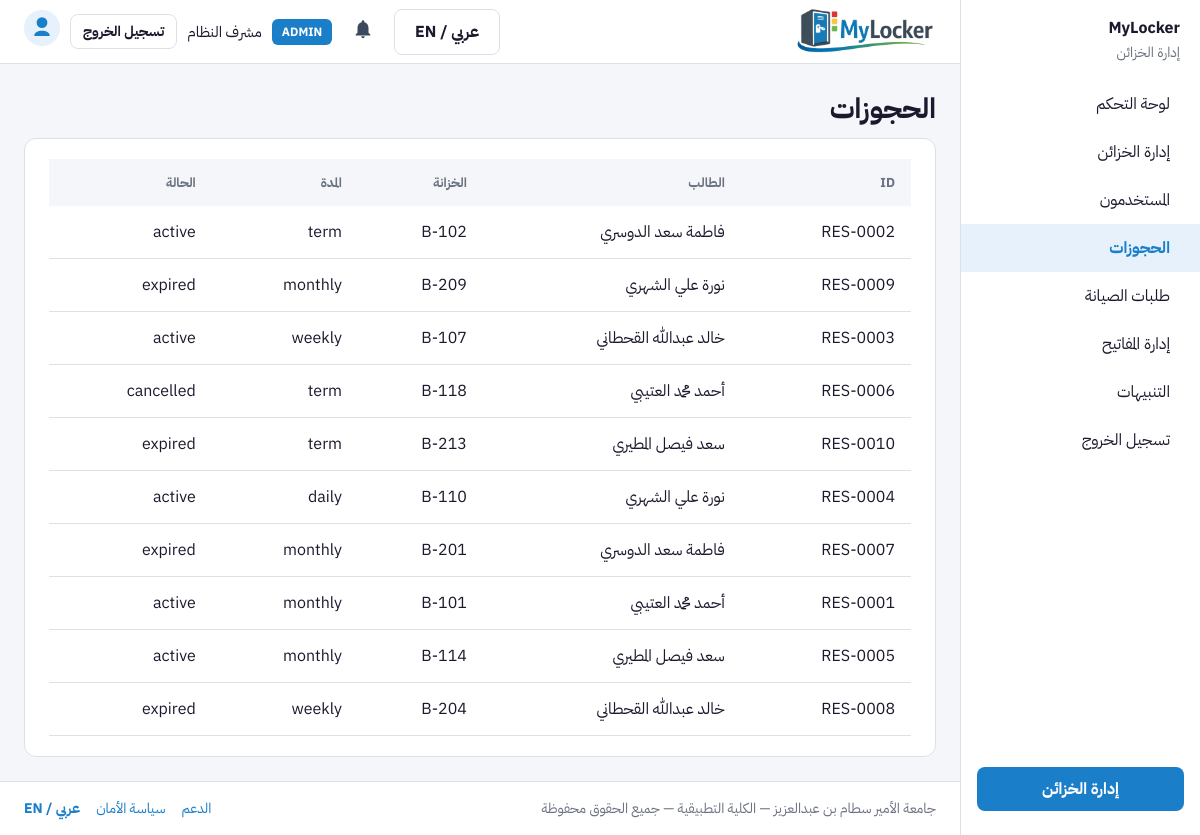
The app's page /admin/manage_reservations.php (signed in) with its own data.
### tables this page shows
CREATE TABLE reservations (
    reservation_id VARCHAR(20) PRIMARY KEY,
    user_id        INT NOT NULL,
    locker_id      INT NOT NULL,
    duration_type  ENUM('daily','weekly','monthly','term') NOT NULL,
    start_date     DATE NOT NULL,
    end_date       DATE NOT NULL,
    status         ENUM('active','expired','cancelled') DEFAULT 'active',
    created_at     DATETIME DEFAULT CURRENT_TIMESTAMP,
    FOREIGN KEY (user_id) REFERENCES users(user_id),
    FOREIGN KEY (locker_id) REFERENCES lockers(locker_id)
);

CREATE TABLE users (
    user_id       INT AUTO_INCREMENT PRIMARY KEY,
    student_id    VARCHAR(20) UNIQUE NOT NULL,
    full_name     VARCHAR(100) NOT NULL,
    email         VARCHAR(150) UNIQUE NOT NULL,
    password_hash VARCHAR(255) NOT NULL,
    phone         VARCHAR(20),
    role          ENUM('student', 'admin') DEFAULT 'student',
    avatar        VARCHAR(255) DEFAULT NULL,
    created_at    DATETIME DEFAULT CURRENT_TIMESTAMP,
    last_login    DATETIME DEFAULT NULL
);

CREATE TABLE lockers (
    locker_id     INT AUTO_INCREMENT PRIMARY KEY,
    locker_number VARCHAR(20) UNIQUE NOT NULL,
    floor_level   VARCHAR(10) NOT NULL,
    zone          VARCHAR(10) NOT NULL,
    size          ENUM('small','medium','large') DEFAULT 'medium',
    status        ENUM('available','booked','maintenance') DEFAULT 'available',
    location_desc VARCHAR(200),
    last_updated  DATETIME DEFAULT CURRENT_TIMESTAMP ON UPDATE CURRENT_TIMESTAMP
);

### includes/functions.php (called while the page is built, shortened)
<?php
function h(?string $s): string
{
    return htmlspecialchars((string) $s, ENT_QUOTES | ENT_HTML5, 'UTF-8');
}
?>

### admin/manage_reservations.php (the view, shortened to what this page needs)
<?php
require_once __DIR__ . '/../includes/auth_check.php';
$rows = $pdo->query(
    "SELECT r.*, u.full_name, u.student_id, l.locker_number FROM reservations r
     JOIN users u ON u.user_id = r.user_id
     JOIN lockers l ON l.locker_id = r.locker_id
     ORDER BY r.created_at DESC LIMIT 100"
)->fetchAll();
?>
<!DOCTYPE html>
<html lang="ar" dir="rtl">
<head>
    <link rel="stylesheet" href="<?php echo h(BASE_PATH); ?>/assets/css/global.css">
</head>
<body>
<div class="app-shell">
    <?php require __DIR__ . '/../includes/sidebar.php'; ?>
    <div class="app-main">
        <?php require __DIR__ . '/../includes/header.php'; ?>
        <main class="main-content">
            <h1 data-i18n="manage_reservations">الحجوزات</h1>
            <div class="card table-wrap">
                <table class="data-table">
                    <thead>
                        <tr>
                            <th>ID</th>
                            <th data-i18n="student">Student</th>
                            <th data-i18n="col_locker">Locker</th>
                            <th data-i18n="col_duration">Duration</th>
                            <th data-i18n="filter_status">Status</th>
                        </tr>
                    </thead>
                    <tbody>
                        <?php foreach ($rows as $r): ?>
                        <tr>
                            <td><?php echo h($r['reservation_id']); ?></td>
                            <td><?php echo h($r['full_name']); ?></td>
                            <td><?php echo h($r['locker_number']); ?></td>
                            <td><?php echo h($r['duration_type']); ?></td>
                            <td><?php echo h($r['status']); ?></td>
                        </tr>
                        <?php endforeach; ?>
                    </tbody>
                </table>
            </div>
        </main>
        <?php require __DIR__ . '/../includes/footer.php'; ?>
    </div>
</div>
</body>
</html>

### assets/css/global.css (style rules this page uses)
:root { --color-primary: #1A7EC8; --color-primary-dark: #1569A8; --color-primary-light: #E6F1FB; --color-secondary: #3A4A5C; --color-success: #4CAF50; --color-success-light: #EAF3DE; --color-danger: #E53935; --color-danger-light: #FCEBEB; --color-warning: #FFC107; --color-warning-light: #FAEEDA; --color-bg: #F4F6F9; --color-white: #FFFFFF; --color-text-main: #1A1A2E; --color-text-muted: #6B7280; --color-border: #DDE1E7; --color-sidebar-active: #E6F1FB; --radius-btn: 8px; --radius-card: 12px; --radius-input: 8px; }
* { font-family: 'IBM Plex Sans Arabic', 'IBM Plex Sans', sans-serif; box-sizing: border-box; }
html { font-size: 16px; }
body { margin: 0; background: var(--color-bg); color: var(--color-text-main); min-width: 1024px; }
h1 { font-size: 28px; font-weight: 700; margin: 0 0 0.5rem; }
p, li, td, label { font-size: 16px; font-weight: 400; }
.card { background: var(--color-white); border: 1px solid var(--color-border); border-radius: var(--radius-card); padding: 20px 24px; }
.table-wrap { overflow-x: auto; }
table.data-table { width: 100%; border-collapse: collapse; font-size: 15px; }
table.data-table thead th { background: var(--color-bg); font-weight: 700; font-size: 13px; color: var(--color-text-muted); text-align: start; padding: 14px 16px; }
table.data-table tbody td { padding: 14px 16px; border-bottom: 1px solid var(--color-border); }
.app-shell { display: flex; min-height: 100vh; }
.app-main { flex: 1; display: flex; flex-direction: column; min-width: 0; }
.main-content { flex: 1; padding: 24px; }

### records on screen
reservations: reservation_id "RES-0002", user.full_name "فاطمة سعد الدوسري", locker.locker_number "B-102", duration_type "term", status "active"
reservations: reservation_id "RES-0009", user.full_name "نورة علي الشهري", locker.locker_number "B-209", duration_type "monthly", status "expired"
reservations: reservation_id "RES-0003", user.full_name "خالد عبدالله القحطاني", locker.locker_number "B-107", duration_type "weekly", status "active"
reservations: reservation_id "RES-0006", user.full_name "أحمد محمد العتيبي", locker.locker_number "B-118", duration_type "term", status "cancelled"
reservations: reservation_id "RES-0010", user.full_name "سعد فيصل المطيري", locker.locker_number "B-213", duration_type "term", status "expired"
reservations: reservation_id "RES-0004", user.full_name "نورة علي الشهري", locker.locker_number "B-110", duration_type "daily", status "active"
reservations: reservation_id "RES-0007", user.full_name "فاطمة سعد الدوسري", locker.locker_number "B-201", duration_type "monthly", status "expired"
reservations: reservation_id "RES-0001", user.full_name "أحمد محمد العتيبي", locker.locker_number "B-101", duration_type "monthly", status "active"
reservations: reservation_id "RES-0005", user.full_name "سعد فيصل المطيري", locker.locker_number "B-114", duration_type "monthly", status "active"
reservations: reservation_id "RES-0008", user.full_name "خالد عبدالله القحطاني", locker.locker_number "B-204", duration_type "weekly", status "expired"

### other values on screen
$uname "مشرف النظام"
